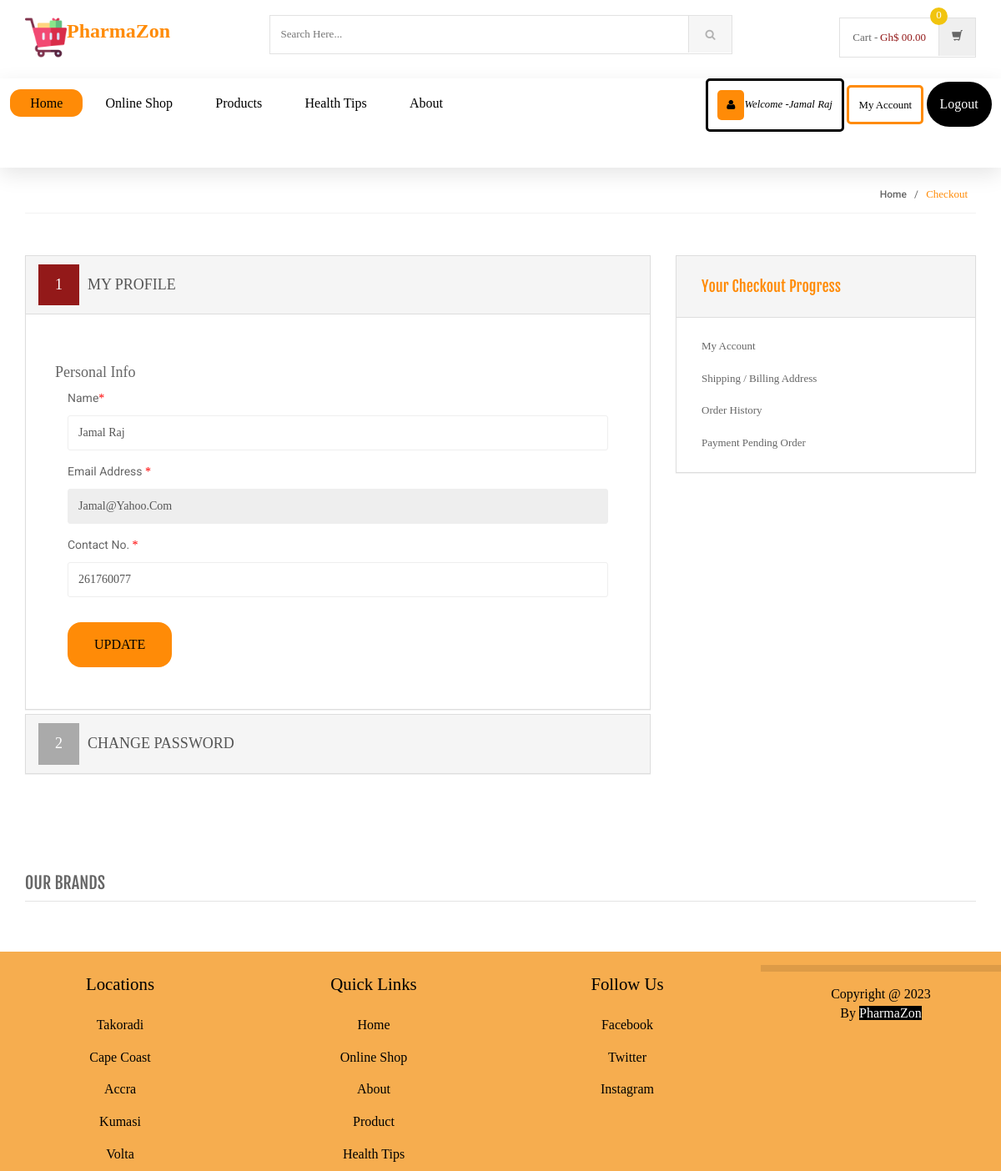
Page /my-account.php (signed in) on the committed database.
### tables this page shows
CREATE TABLE `users` (
  `id` int(11) NOT NULL,
  `name` varchar(255) DEFAULT NULL,
  `email` varchar(255) DEFAULT NULL,
  `contactno` bigint(11) DEFAULT NULL,
  `password` varchar(255) DEFAULT NULL,
  `shippingAddress` longtext DEFAULT NULL,
  `shippingState` varchar(255) DEFAULT NULL,
  `shippingCity` varchar(255) DEFAULT NULL,
  `shippingPincode` int(11) DEFAULT NULL,
  `billingAddress` longtext DEFAULT NULL,
  `billingState` varchar(255) DEFAULT NULL,
  `billingCity` varchar(255) DEFAULT NULL,
  `billingPincode` int(11) DEFAULT NULL,
  `regDate` timestamp NOT NULL DEFAULT current_timestamp(),
  `updationDate` varchar(255) DEFAULT NULL
);

### my-account.php (the view, shortened to what this page needs)
<?php
include('includes/config.php');
if(strlen($_SESSION['login'])==0)
    {
header('location:login.php');
}
else{
?>
<!DOCTYPE html>
<html lang="en">
	<head>
	    <link rel="stylesheet" href="assets/css/bootstrap.min.css">
	    <link rel="stylesheet" href="assets/css/main.css">
	    <link rel="stylesheet" href="assets/css/green.css">
	    <link rel="stylesheet" href="assets/css/owl.carousel.css">
		<link rel="stylesheet" href="assets/css/owl.transitions.css">
		<link href="assets/css/lightbox.css" rel="stylesheet">
		<link rel="stylesheet" href="assets/css/animate.min.css">
		<link rel="stylesheet" href="assets/css/rateit.css">
		<link rel="stylesheet" href="assets/css/bootstrap-select.min.css">
		<link rel="stylesheet" href="assets/css/config.css">
		<link href="assets/css/green.css" rel="alternate stylesheet" title="Green color">
		<link href="assets/css/blue.css" rel="alternate stylesheet" title="Blue color">
		<link href="assets/css/red.css" rel="alternate stylesheet" title="Red color">
		<link href="assets/css/orange.css" rel="alternate stylesheet" title="Orange color">
		<link href="assets/css/dark-green.css" rel="alternate stylesheet" title="Darkgreen color">
		<link rel="stylesheet" href="assets/css/font-awesome.min.css">
	</head>
    <body class="cnt-home">
<header class="header-style-1">
<?php include('includes/main-header.php');?>
<?php include('includes/menu-bar.php');?>
</header>
<div class="breadcrumb">
	<div class="container">
		<div class="breadcrumb-inner">
			<ul class="list-inline list-unstyled">
				<li><a href="#">Home</a></li>
				<li class='active'>Checkout</li>
			</ul>
		</div>
	</div>
</div>
<div class="body-content outer-top-bd">
	<div class="container">
		<div class="checkout-box inner-bottom-sm">
			<div class="row">
				<div class="col-md-8">
					<div class="panel-group checkout-steps" id="accordion">
<div class="panel panel-default checkout-step-01">
		<div class="panel-heading">
    	<h4 class="unicase-checkout-title">
	        <a data-toggle="collapse" class="profile" data-parent="#accordion" href="#collapseOne">
	          <span>1</span>My Profile
	        </a>
	     </h4>
    </div>
	<div id="collapseOne" class="panel-collapse collapse in">
	    <div class="panel-body">
			<div class="row">
<h4>Personal info</h4>
				<div class="col-md-12 col-sm-12 already-registered-login">
<?php
$query=mysqli_query($con,"select * from users where id='".$_SESSION['id']."'");
while($row=mysqli_fetch_array($query))
{
?>
					<form class="register-form" role="form" method="post">
<div class="form-group">
					    <label class="info-title" for="name">Name<span>*</span></label>
					    <input type="text" class="form-control unicase-form-control text-input" value="<?php echo $row['name'];?>" id="name" name="name" required="required">
					  </div>
						<div class="form-group">
					    <label class="info-title" for="exampleInputEmail1">Email Address <span>*</span></label>
			 <input type="email" class="form-control unicase-form-control text-input" id="exampleInputEmail1" value="<?php echo $row['email'];?>" readonly>
					  </div>
					  <div class="form-group">
					    <label class="info-title" for="Contact No.">Contact No. <span>*</span></label>
					    <input type="text" class="form-control unicase-form-control text-input" id="contactno" name="contactno" required="required" value="<?php echo $row['contactno'];?>"  maxlength="10">
					  </div>
					  <button type="submit" name="update" class="btn-upper btn btn-primary checkout-page-button">Update</button>
					</form>
					<?php } ?>
				</div>
			</div>
		</div>
	</div>
</div>
					  	<div class="panel panel-default checkout-step-02">
						    <div class="panel-heading">
						      <h4 class="unicase-checkout-title">
						        <a data-toggle="collapse" class="collapsed" data-parent="#accordion" href="#collapseTwo">
						          <span>2</span>Change Password
						        </a>
						      </h4>
						    </div>
					  	</div>
					</div>
				</div>
			<?php include('includes/myaccount-sidebar.php');?>
			</div>
		</div>
	<?php include('includes/brands-slider.php');?>
</div>
</div>
<?php include('includes/footer.php');?>
</body>
</html>
<?php } ?>

### assets/css/green.css (style rules this page uses)
a { color: #931919; }
.breadcrumb ul li.active { color: #e30d0d; }
.checkout-box .checkout-steps .panel .panel-heading .unicase-checkout-title > a:not(.collapsed) span { background-color: #931919; }

### assets/css/lightbox.css (style rules this page uses)
body:after { content: url(../images/close.png) url(../images/loading.gif) url(../images/prev.png) url(../images/next.png); display: none; }

### assets/css/blue.css (style rules this page uses)
a { color: #3498db; }
.breadcrumb ul li.active { color: #1d6ca1; }
.checkout-box .checkout-steps .panel .panel-heading .unicase-checkout-title > a:not(.collapsed) span { background-color: #3498db; }

### assets/css/red.css (style rules this page uses)
a { color: #ff6c6c; }
.breadcrumb ul li.active { color: #ff1a1a; }
.checkout-box .checkout-steps .panel .panel-heading .unicase-checkout-title > a:not(.collapsed) span { background-color: #ff6c6c; }

### assets/css/orange.css (style rules this page uses)
a { color: #f39c12; }
.breadcrumb ul li.active { color: #ab6c09; }
.checkout-box .checkout-steps .panel .panel-heading .unicase-checkout-title > a:not(.collapsed) span { background-color: #f39c12; }

### assets/css/dark-green.css (style rules this page uses)
a { color: #12cca7; }
.breadcrumb ul li.active { color: #0b816a; }
.checkout-box .checkout-steps .panel .panel-heading .unicase-checkout-title > a:not(.collapsed) span { background-color: #12cca7; }

### includes/main-header.php (style rules this page uses)
body { font-family: Arial, sans-serif; margin: 0; padding: 0; background-color: var(--white); }
:root { --green: #27ae60; --orange: rgb(255, 139, 7); --black:#000000; --red:rgb(255, 7, 7); --yellow:rgb(255, 139, 7); --light-color:#666; --box-shadow:0 .5rem 1.5rem rgba(0,0,0,.1); --white: #ffffff; }
* { font-family: Georgia, 'Times New Roman', Times, serif; margin: 0; padding: 0; box-sizing: border-box; text-decoration: none; outline: none; border: none; text-transform: capitalize; transition: all .2s linear; }

### includes/menu-bar.php (style rules this page uses)
:root { --green: #27ae60; --orange: rgb(255, 139, 7); --black:#000000; --red:rgb(255, 7, 7); --yellow:rgb(255, 139, 7); --light-color:#666; --box-shadow:0 .5rem 1.5rem rgba(0,0,0,.1); --white: #ffffff; }
html { font-size: 100%; overflow-x: hidden; scroll-padding-top: 5.5rem; scroll-behavior: smooth; }

### my-account.php (style rules this page uses)
:root { --green: #27ae60; --orange: rgb(255, 139, 7); --black:#000000; --red:rgb(255, 7, 7); --yellow:rgb(255, 139, 7); --light-color:#666; --box-shadow:0 .5rem 1.5rem rgba(0,0,0,.1); --white: #ffffff; }
.breadcrumb .container .breadcrumb-inner li { color: var(--orange); }
.panel-heading .unicase-checkout-title { color: var(--orange); }
.panel .panel-heading h4 { color: var(--orange); }
.btn { margin-top: 1rem; display: inline-block; font-size: 1rem; color: #000000; background: var(--yellow); border-radius: 1rem; cursor: pointer; padding: 1rem 2rem; }

### includes/footer.php (style rules this page uses)
body { font-family: Arial, sans-serif; margin: 0; padding: 0; background-color: var(--white); }
:root { --green: #27ae60; --orange: rgb(255, 139, 7); --black:#000000; --red:rgb(255, 7, 7); --yellow:rgb(255, 139, 7); --light-color:#666; --box-shadow:0 .5rem 1.5rem rgba(0,0,0,.1); --white: #ffffff; }
* { font-family: Georgia, 'Times New Roman', Times, serif; margin: 0; padding: 0; box-sizing: border-box; text-decoration: none; outline: none; border: none; text-transform: capitalize; transition: all .2s linear; }

### rows in the picture
users: name "jamal raj", email "jamal@yahoo.com", contactno "261760077"

### other values in the picture
$_SESSION['username'] "Jamal Raj"
